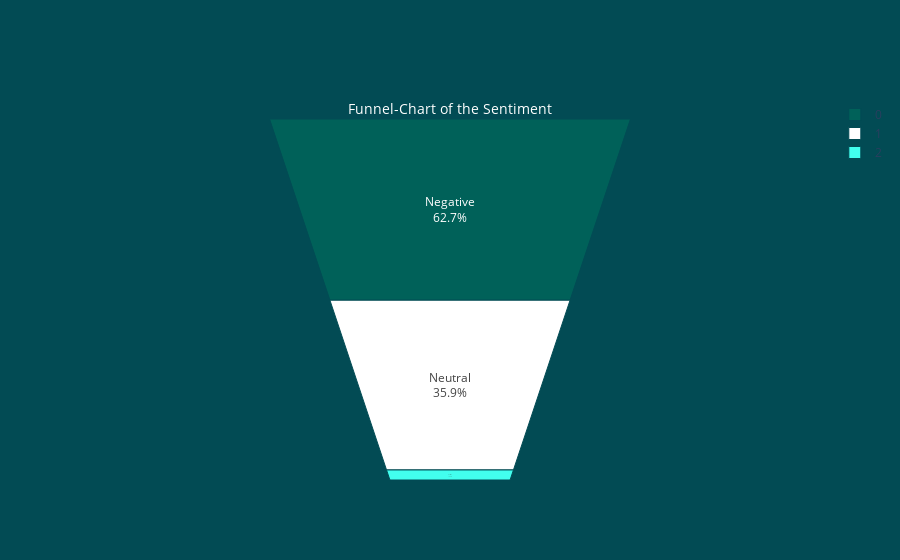

The cell this chart's notebook holds for it:
### Code cell
import plotly.graph_objects as go

# Define colors
colors = ['#006159', 'white', '#42FFEE']

# Create a Funnel Chart
fig = go.Figure(go.Funnelarea(
    text=custom_labels,  # Set custom labels
    values=df['labels_sentiment_0_sentiment'].value_counts().values,
    title={"position": "top center", "text": "Funnel-Chart of the Sentiment", "font": {"color": "white", "size": 14}},
    marker=dict(colors=colors)
))

# Set background color to #091B27
fig.update_layout(paper_bgcolor='#024B54')


fig.show()

### Figure 1 — Plotly figure (JSON) as saved in the notebook; plotly's stock layout.template omitted (floating-point values rounded to 4 significant figures)
{"data": [{"marker": {"colors": ["#006159", "white", "#42FFEE"]}, "text": ["Negative", "Neutral", "Positive"], "title": {"font": {"color": "white", "size": 14}, "position": "top center", "text": "Funnel-Chart of the Sentiment"}, "type": "funnelarea", "values": [10628, 6079, 242]}], "layout": {"paper_bgcolor": "#024B54"}}
